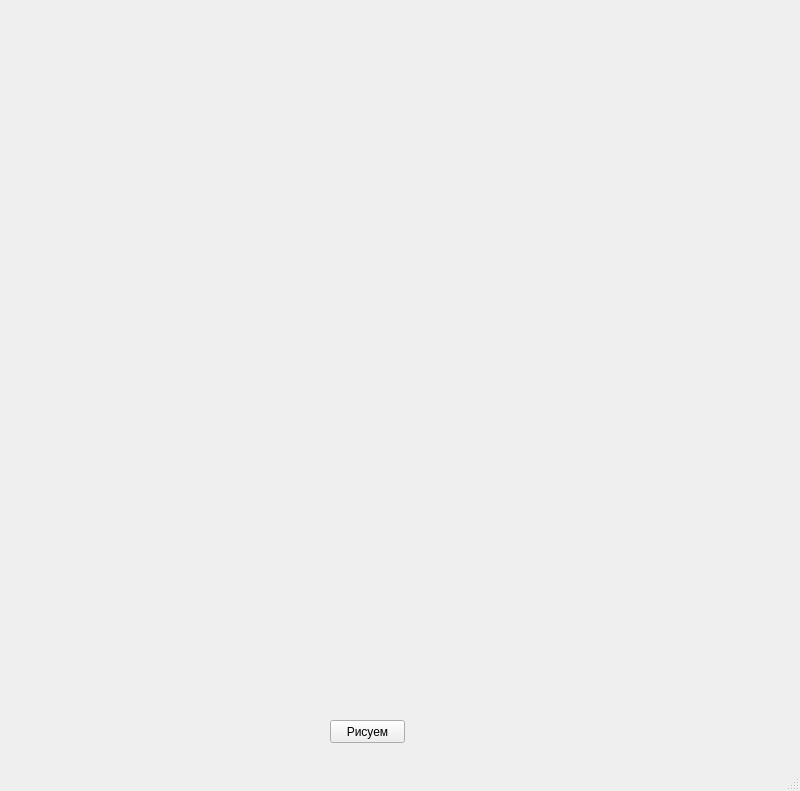
<?xml version="1.0" encoding="UTF-8"?>
<ui version="4.0">
 <class>MainWindow</class>
 <widget class="QMainWindow" name="MainWindow">
  <property name="geometry">
   <rect>
    <x>0</x>
    <y>0</y>
    <width>800</width>
    <height>791</height>
   </rect>
  </property>
  <property name="windowTitle">
   <string>MainWindow</string>
  </property>
  <widget class="QWidget" name="centralwidget">
   <widget class="QPushButton" name="pushButton">
    <property name="geometry">
     <rect>
      <x>330</x>
      <y>720</y>
      <width>75</width>
      <height>23</height>
     </rect>
    </property>
    <property name="text">
     <string>Рисуем</string>
    </property>
   </widget>
  </widget>
  <widget class="QMenuBar" name="menubar">
   <property name="geometry">
    <rect>
     <x>0</x>
     <y>0</y>
     <width>800</width>
     <height>21</height>
    </rect>
   </property>
  </widget>
  <widget class="QStatusBar" name="statusbar"/>
 </widget>
 <resources/>
 <connections/>
</ui>
